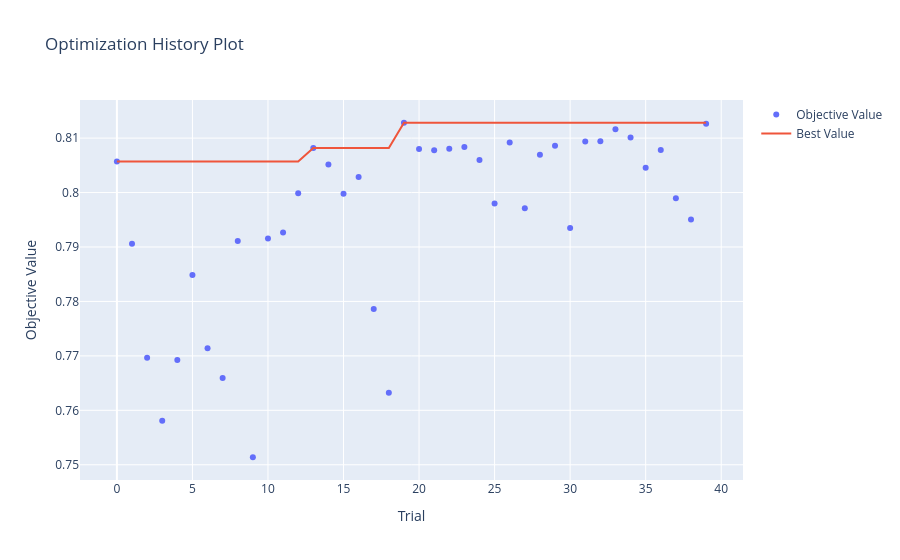
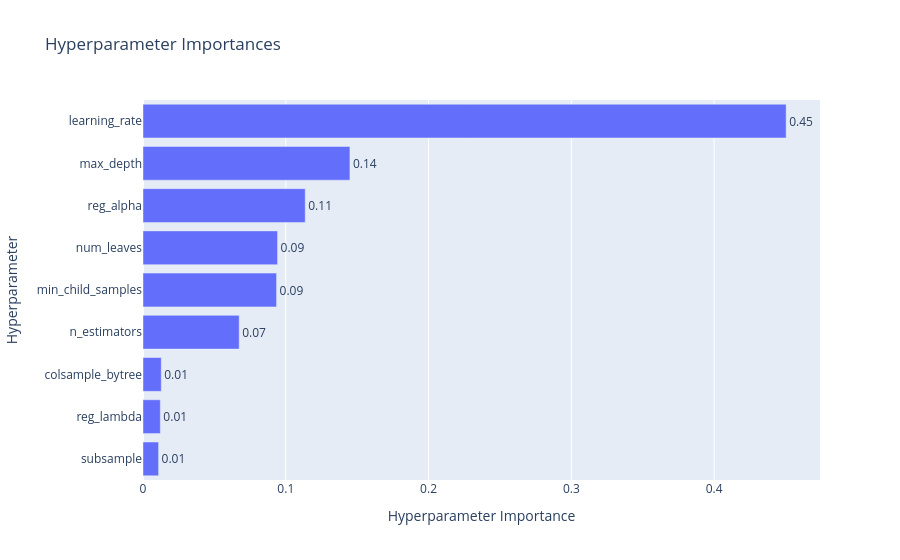

Notebook code for these charts, in order:
### Markdown cell above
## Model 1 Hyperparameter Tuning with Optuna

Automated hyperparameter optimization to find the best configuration for Model 1.

### Code cell
# Hyperparameter Tuning for Model 1 with Optuna
# First check if enhanced data exists before attempting anything
if 'X_train_enhanced' not in locals() or 'y_train_enhanced' not in locals():
    print("⚠️ Enhanced training data not available. Please run the enhanced model cell (Cell 12) first.")
    print("Skipping hyperparameter tuning...")
else:
    try:
        import optuna
        from optuna.samplers import TPESampler
        from sklearn.model_selection import cross_val_score
        
        print("🔧 Running Hyperparameter Optimization for Model 1...")
        print("This may take 15-20 minutes...\n")
        
        # Split data for tuning (use smaller subset for speed)
        X_tune_m1, X_val_m1, y_tune_m1, y_val_m1 = train_test_split(
            X_train_enhanced, y_train_enhanced, test_size=0.3, random_state=42, stratify=y_train_enhanced
        )
        
        # Recalculate scale_pos_weight for tuning subset
        neg_samples_tune = np.sum(y_tune_m1 == 0)
        pos_samples_tune = np.sum(y_tune_m1 == 1)
        scale_pos_weight_tune = neg_samples_tune / pos_samples_tune
        
        def objective_m1(trial):
            """Objective function for Model 1 optimization"""
            params = {
                'n_estimators': trial.suggest_int('n_estimators', 200, 1000),
                'learning_rate': trial.suggest_float('learning_rate', 0.01, 0.1, log=True),
                'max_depth': trial.suggest_int('max_depth', 4, 12),
                'num_leaves': trial.suggest_int('num_leaves', 20, 150),
                'min_child_samples': trial.suggest_int('min_child_samples', 10, 100),
                'subsample': trial.suggest_float('subsample', 0.6, 1.0),
                'colsample_bytree': trial.suggest_float('colsample_bytree', 0.6, 1.0),
                'reg_alpha': trial.suggest_float('reg_alpha', 0.0, 5.0),
                'reg_lambda': trial.suggest_float('reg_lambda', 0.0, 10.0),
                'scale_pos_weight': scale_pos_weight_tune,
                'random_state': 42,
                'n_jobs': -1,
                'verbose': -1
            }
            
            model = lgb.LGBMClassifier(**params)
            
            # Use 3-fold CV for faster tuning
            cv = StratifiedKFold(n_splits=3, shuffle=True, random_state=42)
            scores = cross_val_score(model, X_tune_m1, y_tune_m1, cv=cv, scoring='roc_auc', n_jobs=-1)
            
            return scores.mean()
        
        # Create study and optimize
        study_m1 = optuna.create_study(direction='maximize', sampler=TPESampler(seed=42))
        study_m1.optimize(objective_m1, n_trials=40, show_progress_bar=True)
        
        print("\n" + "="*60)
        print("MODEL 1 HYPERPARAMETER OPTIMIZATION RESULTS")
        print("="*60)
        print(f"Best ROC-AUC: {study_m1.best_value:.4f}")
        print(f"Best Parameters:")
        for key, value in study_m1.best_params.items():
            print(f"  {key}: {value}")
        print("="*60)
        
        # Train final model with best parameters
        best_params_m1 = study_m1.best_params.copy()
        best_params_m1.update({
            'scale_pos_weight': scale_pos_weight,  # Use full dataset scale
            'random_state': 42,
            'n_jobs': -1,
            'verbose': -1
        })
        
        model_m1_tuned = lgb.LGBMClassifier(**best_params_m1)
        model_m1_tuned.fit(X_train_enhanced, y_train_enhanced)
        
        # Evaluate tuned model
        y_pred_tuned_m1 = model_m1_tuned.predict(X_test_enhanced)
        y_prob_tuned_m1 = model_m1_tuned.predict_proba(X_test_enhanced)[:, 1]
        
        tuned_acc_m1 = accuracy_score(y_test_enhanced, y_pred_tuned_m1)
        tuned_roc_m1 = roc_auc_score(y_test_enhanced, y_prob_tuned_m1)
        
        print(f"\nTuned Model Test Accuracy: {tuned_acc_m1:.4f}")
        print(f"Tuned Model Test ROC-AUC:  {tuned_roc_m1:.4f}")
        print(f"\nImprovement from original Model 1:")
        print(f"  Accuracy: {(tuned_acc_m1 - 0.7577)*100:.2f}%")
        print(f"  ROC-AUC:  {(tuned_roc_m1 - 0.7582)*100:.2f}%")
        
        # Plot optimization history
        fig = optuna.visualization.plot_optimization_history(study_m1)
        fig.show()
        
        # Plot parameter importance
        fig = optuna.visualization.plot_param_importances(study_m1)
        fig.show()
        
        # Save tuned model
        joblib.dump(model_m1_tuned, 'model_report_validator_tuned.joblib')
        print("\n✅ Tuned Model 1 saved as: model_report_validator_tuned.joblib")
        
    except ImportError:
        print("⚠️ Optuna not installed. Install with: pip install optuna")
        print("Skipping hyperparameter tuning...")
        if 'model_m1_enhanced' in locals():
            model_m1_tuned = model_m1_enhanced
        else:
            print("⚠️ No fallback model available. Please run the enhanced model cell first.")

### Figure 1 — Plotly figure (JSON) as saved in the notebook; plotly's stock layout.template omitted (floating-point values rounded to 4 significant figures)
{"data": [{"mode": "markers", "name": "Objective Value", "type": "scatter", "x": [0, 1, 2, 3, 4, 5, 6, 7, 8, 9, 10, 11, 12, 13, 14, 15, 16, 17, 18, 19, 20, 21, 22, 23, 24, 25, 26, 27, 28, 29, 30, 31, 32, 33, 34, 35, 36, 37, 38, 39], "y": [0.8057, 0.7906, 0.7697, 0.7581, 0.7692, 0.7848, 0.7714, 0.7659, 0.7911, 0.7514, 0.7916, 0.7926, 0.7999, 0.8082, 0.8052, 0.7998, 0.8029, 0.7786, 0.7632, 0.8128, 0.808, 0.8078, 0.808, 0.8084, 0.806, 0.798, 0.8092, 0.7971, 0.8069, 0.8086, 0.7935, 0.8094, 0.8094, 0.8116, 0.8101, 0.8045, 0.8078, 0.799, 0.795, 0.8126]}, {"mode": "lines", "name": "Best Value", "type": "scatter", "x": [0, 1, 2, 3, 4, 5, 6, 7, 8, 9, 10, 11, 12, 13, 14, 15, 16, 17, 18, 19, 20, 21, 22, 23, 24, 25, 26, 27, 28, 29, 30, 31, 32, 33, 34, 35, 36, 37, 38, 39], "y": [0.8057, 0.8057, 0.8057, 0.8057, 0.8057, 0.8057, 0.8057, 0.8057, 0.8057, 0.8057, 0.8057, 0.8057, 0.8057, 0.8082, 0.8082, 0.8082, 0.8082, 0.8082, 0.8082, 0.8128, 0.8128, 0.8128, 0.8128, 0.8128, 0.8128, 0.8128, 0.8128, 0.8128, 0.8128, 0.8128, 0.8128, 0.8128, 0.8128, 0.8128, 0.8128, 0.8128, 0.8128, 0.8128, 0.8128, 0.8128]}, {"marker": {"color": "#cccccc"}, "mode": "markers", "name": "Infeasible Trial", "showlegend": false, "type": "scatter", "x": [], "y": []}], "layout": {"title": {"text": "Optimization History Plot"}, "xaxis": {"title": {"text": "Trial"}}, "yaxis": {"title": {"text": "Objective Value"}}}}

### Figure 2 — Plotly figure (JSON) as saved in the notebook; plotly's stock layout.template omitted (floating-point values rounded to 4 significant figures)
{"data": [{"cliponaxis": false, "hovertemplate": ["subsample (FloatDistribution): 0.010905424268102966<extra></extra>", "reg_lambda (FloatDistribution): 0.01214429219281075<extra></extra>", "colsample_bytree (FloatDistribution): 0.01278502567069596<extra></extra>", "n_estimators (IntDistribution): 0.06737325437267128<extra></extra>", "min_child_samples (IntDistribution): 0.09354496587062026<extra></extra>", "num_leaves (IntDistribution): 0.09424593864121023<extra></extra>", "reg_alpha (FloatDistribution): 0.11362072572196709<extra></extra>", "max_depth (IntDistribution): 0.14492895080191415<extra></extra>", "learning_rate (FloatDistribution): 0.45045142246000736<extra></extra>"], "name": "Objective Value", "orientation": "h", "text": ["0.01", "0.01", "0.01", "0.07", "0.09", "0.09", "0.11", "0.14", "0.45"], "textposition": "outside", "type": "bar", "x": [0.01091, 0.01214, 0.01279, 0.06737, 0.09354, 0.09425, 0.1136, 0.1449, 0.4505], "y": ["subsample", "reg_lambda", "colsample_bytree", "n_estimators", "min_child_samples", "num_leaves", "reg_alpha", "max_depth", "learning_rate"]}], "layout": {"title": {"text": "Hyperparameter Importances"}, "xaxis": {"title": {"text": "Hyperparameter Importance"}}, "yaxis": {"title": {"text": "Hyperparameter"}}}}
